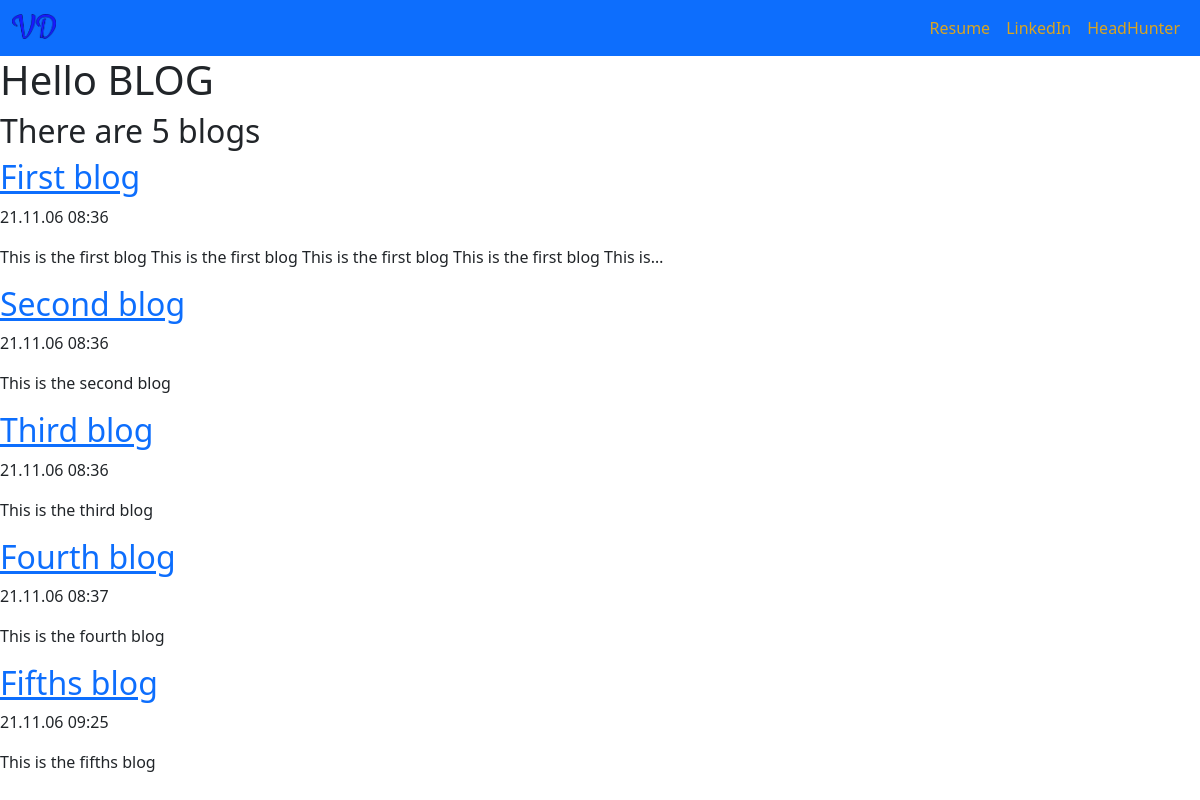
Screenshot of /blog/ with the database file from the repository.
### blog/models.py (models this page shows, shortened)
class Blog(models.Model):
    title = models.CharField(max_length=100)
    date = models.DateTimeField()
    description = models.TextField(max_length=400)

### blog/views.py (the view)
# urls.py: path('', views.all_blogs, name='all_blogs'),
def all_blogs(request):
    blog_obj = Blog.objects.all()
    count = blog_obj.count()
    return render(request, 'blog/all_blogs.html', {'blogs': blog_obj, 'blogs_count': count})

### templates/blog/all_blogs.html
{% extends 'portf/base.html' %}
{% block content %}
    <h1>Hello BLOG</h1>
    <h2>There are {{ blogs_count }} blog{{ blogs_count|pluralize }}</h2>
    {% for blog in blogs %}
        <a href="{% url 'blog:detail' blog.id %}"><h2>{{ blog.title }}</h2></a>
        <p>{{ blog.date| date:'y.m.d  h:i' }} </p>
        <p>{{ blog.description| striptags | truncatechars:100 }}</p>
    {% endfor %}
{% endblock %}

### rows the page displays
Blog: title "First blog", date "21.11.06 08:36", description "This is the first blog This is the first blog This is the first blog This is the first blog This is…"
Blog: title "Second blog", date "21.11.06 08:36", description "This is the second blog"
Blog: title "Third blog", date "21.11.06 08:36", description "This is the third blog"
Blog: title "Fourth blog", date "21.11.06 08:37", description "This is the fourth blog"
Blog: title "Fifths blog", date "21.11.06 09:25", description "This is the fifths blog"

### other values shown
{{ blogs_count }} "5"
